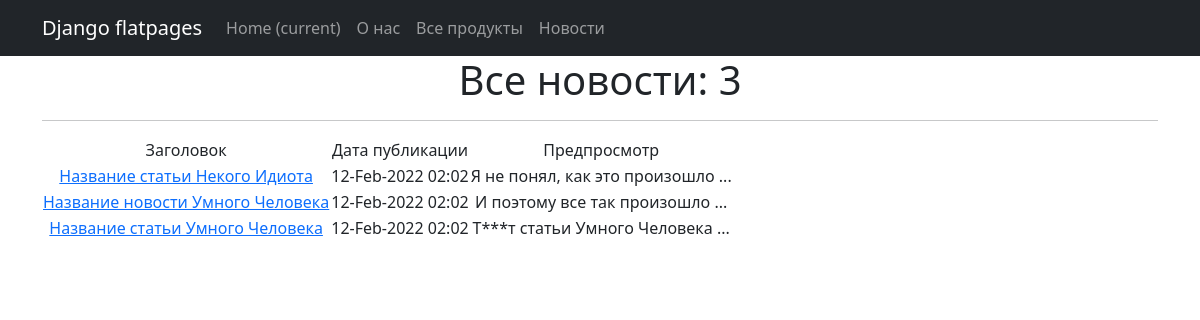
Page /news/ on the committed database.
### news/models.py (models this page shows, shortened)
class Post(models.Model):
    author = models.ForeignKey(Author, on_delete=models.CASCADE)
    NEWS = 'NW'
    ARTICLE = 'AR'
    CATEGORY_CHOICES = (
        (NEWS, 'Новость'),
        (ARTICLE, 'Статья')
    )
    categoryType = models.CharField(max_length=2, choices=CATEGORY_CHOICES, default=ARTICLE)
    dateCreation = models.DateTimeField(auto_now_add=True)
    postCategory = models.ManyToManyField(Category, through='postCategory')
    title = models.CharField(max_length=128)
    text = models.TextField()
    rating = models.SmallIntegerField(default=0)
    def preview(self):
        return f'{self.text[0:124]} ...'

### news/views.py (the view)
# urls.py: path('', PostsList.as_view()),
class PostsList(ListView):
    model = Post
    template_name = 'posts.html'
    context_object_name = 'posts'
    queryset = Post.objects.order_by('-dateCreation')

### simpleapp/templatetags/custom_filters.py (called while the page is built)
@register.filter(name='censor')
def censor(value):
    obscene_words = ['хуй', 'пизд', 'еба', 'ебу', 'бля', 'Текст']
    value_censored = []
    for word in value.split():
        if word in obscene_words:
            value_censored.append(f'{word[0]}{"*"*(len(word)-2)}{word[-1]}')
        else:
            value_censored.append(word)
    return " ".join(value_censored)

### templates/posts.html (shortened to what this page needs)
{% extends 'flatpages/default.html' %}
{% load custom_filters %}
{% block content %}
{% if not posts %}
<h1> Новостей нет </h1>
{% else %}
<h1>Все новости: {{ posts|length }}</h1>
<hr>
<table>
    <tr>
        <td>Заголовок </td>
        <td>Дата публикации </td>
        <td>Предпросмотр </td>
    </tr>
    {% for post in posts %}
        <tr>
            <td><a href="http://127.0.0.1:8000/news/{{ post.id }}">{{ post.title|censor }}</a>
            <td>{{ post.dateCreation|date:'d-M-Y h:m' }}</td>
            <td>{{ post.preview|censor }}</td>
        </tr>
    {% endfor %}
</table>
{% endif %}
{% endblock content %}

### rows in the picture
Post: title|censor "Название статьи Некого Идиота", dateCreation "12-Feb-2022 02:02", preview|censor "Я не понял, как это произошло ..."
Post: title|censor "Название новости Умного Человека", dateCreation "12-Feb-2022 02:02", preview|censor "И поэтому все так произошло ..."
Post: title|censor "Название статьи Умного Человека", dateCreation "12-Feb-2022 02:02", preview|censor "Т***т статьи Умного Человека ..."

### other values in the picture
{{ posts|length }} "3"
